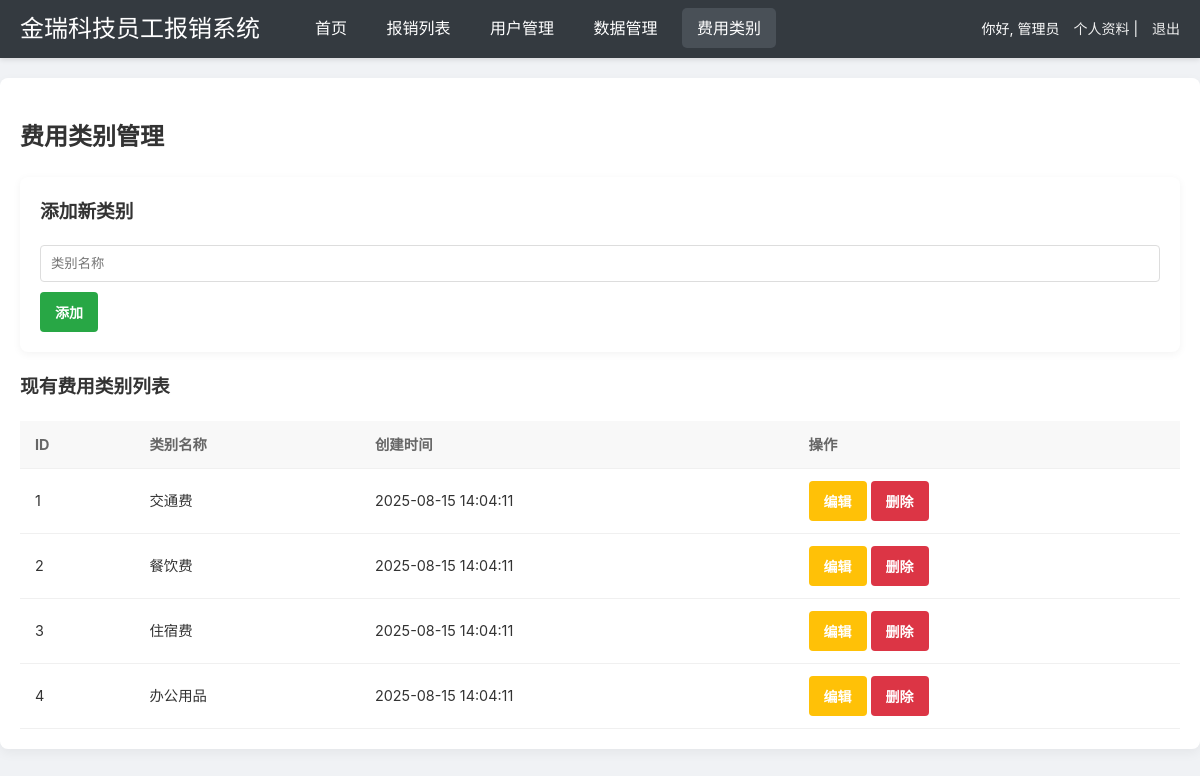
The app's page /backend/admin/category_management.php (signed in) with its own data.
### tables this page shows
CREATE TABLE `expense_categories` (
  `category_id` int(11) NOT NULL AUTO_INCREMENT,
  `category_name` varchar(100) NOT NULL COMMENT '费用类别名称',
  `created_at` timestamp NOT NULL DEFAULT CURRENT_TIMESTAMP,
  PRIMARY KEY (`category_id`)
);

### backend/admin/category_management.php (the view, shortened to what this page needs)
<?php
require_once '../includes/db_connect.php';
$nickname = $_SESSION['nickname'] ?? '管理员';
$sql = "SELECT * FROM expense_categories ORDER BY created_at DESC";
$categories_result = $conn->query($sql);
?>
<!DOCTYPE html>
<html lang="zh-CN">
<head>
    <link rel="stylesheet" href="../../public/admin/css/style.css">
    <link rel="stylesheet" href="../../public/admin/css/dashboard.css">
</head>
<body>
    <header class="main-header">
        <div class="header-content">
            <h1>金瑞科技员工报销系统</h1>
            <nav>
                <a href="dashboard.php">首页</a>
                <a href="expense_list.php">报销列表</a>
                <a href="user_management.php">用户管理</a>
                <a href="data_management.php">数据管理</a>
                <a href="category_management.php" class="active">费用类别</a>
            </nav>
            <div class="user-info">
                <span>你好, <?php echo htmlspecialchars($nickname); ?></span>
                <a href="profile.php">个人资料</a> |
                <a href="logout.php">退出</a>
            </div>
        </div>
    </header>
    <div class="main-container">
        <h2>费用类别管理</h2>
        <div class="add-form-container">
            <h3>添加新类别</h3>
            <form action="category_management.php" method="POST">
                <div class="form-row">
                    <input type="text" name="category_name" placeholder="类别名称" required>
                </div>
                <button type="submit" class="btn-add">添加</button>
            </form>
        </div>
        <h3>现有费用类别列表</h3>
        <table class="data-table">
            <thead>
                <tr>
                    <th>ID</th>
                    <th>类别名称</th>
                    <th>创建时间</th>
                    <th>操作</th>
                </tr>
            </thead>
            <tbody>
            <?php
            if ($categories_result->num_rows > 0) {
                while ($category = $categories_result->fetch_assoc()) {
                    ?>
                    <tr>
                        <td><?php echo htmlspecialchars($category['category_id']); ?></td>
                        <td><?php echo htmlspecialchars($category['category_name']); ?></td>
                        <td><?php echo htmlspecialchars($category['created_at']); ?></td>
                        <td>
                            <button class="btn-edit" onclick="editCategory(<?php echo htmlspecialchars(json_encode($category)); ?>)">编辑</button>
                            <form action="category_management.php" method="POST" style="display: inline-block;" onsubmit="return confirm('确定要删除该类别吗？');">
                                <button type="submit" class="btn-delete">删除</button>
                            </form>
                        </td>
                    </tr>
                    <?php
                }
            } else {
                echo '<tr><td colspan="4">没有找到类别记录。</td></tr>';
            }
            ?>
            </tbody>
        </table>
    </div>
</body>
</html>

### public/admin/css/style.css (style rules this page uses)
body { font-family: -apple-system, BlinkMacSystemFont, "Segoe UI", Roboto, "Helvetica Neue", Arial, sans-serif; background-color: #f0f2f5; margin: 0; padding: 0; line-height: 1.6; color: #333; background-image: url('https://img.unsplash.com/photo-1510915228389-4112c85e74b0?q=80&w=1920&h=1080&fit=crop&auto=format&ixlib=rb-4.0.3&ixid=M3wxMjA3fDB8MHxwaG90by1wYWdlfHx8fGVufDB8fHx8fA%3D%3D'); background-size: cover; background-position: center; background-repeat: no-repeat; background-attachment: fixed; }
.main-container { max-width: 1200px; margin: 20px auto; padding: 20px; background-color: #fff; border-radius: 8px; box-shadow: 0 4px 12px rgba(0,0,0,0.05); }
a { color: #3f51b5; text-decoration: none; transition: color 0.3s; }
.main-header { background-color: #37474f; color: #fff; padding: 15px 20px; box-shadow: 0 2px 4px rgba(0,0,0,0.1); display: flex; justify-content: space-between; align-items: center; }
.header-content { display: flex; align-items: center; width: 100%; }
.header-content h1 { margin: 0; font-size: 20px; font-weight: 500; }
.header-content nav { margin-left: 40px; }
.header-content nav a { color: #eee; margin-right: 20px; padding: 8px 10px; border-radius: 4px; transition: background-color 0.3s ease; }
.header-content nav a.active, .header-content nav a:hover { background-color: rgba(255,255,255,0.1); }
.header-content .user-info { margin-left: auto; font-size: 14px; }
.header-content .user-info a { color: #eee; margin-left: 10px; transition: color 0.3s ease; }
.data-table { width: 100%; border-collapse: collapse; }
.data-table th, .data-table td { padding: 12px 15px; border-bottom: 1px solid #f0f0f0; text-align: left; font-size: 0.9em; }
.data-table th { background-color: #f8f8f8; font-weight: bold; color: #666; }

### public/admin/css/dashboard.css (style rules this page uses)
.main-header { background-color: #343a40; color: #fff; padding: 10px 20px; display: flex; justify-content: space-between; align-items: center; box-shadow: 0 2px 5px rgba(0,0,0,0.1); }
.main-header h1 { margin: 0; font-size: 24px; }
.main-header nav a { color: #fff; padding: 10px 15px; margin-right: 5px; border-radius: 5px; transition: background-color 0.3s; }
.main-header nav a:hover, .main-header nav a.active { background-color: #495057; text-decoration: none; }
.user-info { font-size: 14px; }
.user-info a { color: #ffc107; text-decoration: none; }
.add-form-container { background-color: #ffffff; padding: 20px; border-radius: 8px; box-shadow: 0 2px 8px rgba(0,0,0,0.05); margin-bottom: 20px; }
.add-form-container h3 { margin-top: 0; }
.form-row { display: flex; gap: 10px; }
.form-row input, .form-row select { flex: 1; padding: 10px; border: 1px solid #ddd; border-radius: 4px; box-sizing: border-box; }
.btn-add, .btn-edit, .btn-delete, .btn-save { padding: 10px 15px; border: none; border-radius: 4px; cursor: pointer; font-size: 14px; font-weight: bold; color: white; }
.btn-add { background-color: #28a745; margin-top: 10px; }
.btn-edit { background-color: #ffc107; }
.btn-delete { background-color: #dc3545; }

### records on screen
expense_categories: category_id "1", category_name "交通费", created_at "2025-08-15 14:04:11"
expense_categories: category_id "2", category_name "餐饮费", created_at "2025-08-15 14:04:11"
expense_categories: category_id "3", category_name "住宿费", created_at "2025-08-15 14:04:11"
expense_categories: category_id "4", category_name "办公用品", created_at "2025-08-15 14:04:11"

### other values on screen
$nickname "管理员"
